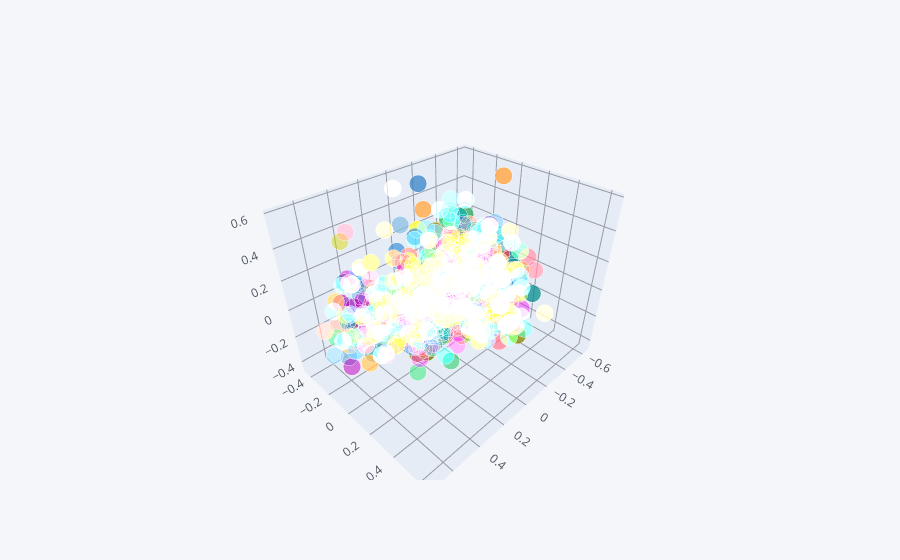

Notebook code cell kept with this figure:
### Code cell
Xp.sample(frac=0.05).iplot(kind="scatter3d", mode="markers", x="p1", y="p2", z="p3")

### Figure 1 — Plotly figure (JSON) as saved in the notebook; plotly's stock layout.template omitted (floating-point values rounded to 4 significant figures; data arrays with more than 128 entries replaced by an {"elided": "..."} marker saying what was removed)
{"data": [{"marker": {"color": {"elided": "724 str values"}, "opacity": 0.8, "size": {"elided": "724 int values"}, "symbol": "circle"}, "mode": "markers", "text": {"elided": "724 str values"}, "type": "scatter3d", "x": {"elided": "724 float values"}, "y": {"elided": "724 float values"}, "z": {"elided": "724 float values"}}], "layout": {"legend": {"bgcolor": "#F5F6F9", "font": {"color": "#4D5663"}}, "paper_bgcolor": "#F5F6F9", "plot_bgcolor": "#F5F6F9", "scene": {"xaxis": {"gridcolor": "#9499A3", "showgrid": true, "tickfont": {"color": "#4D5663"}, "title": {"font": {"color": "#4D5663"}, "text": ""}, "zerolinecolor": "#9499A3"}, "yaxis": {"gridcolor": "#9499A3", "showgrid": true, "tickfont": {"color": "#4D5663"}, "title": {"font": {"color": "#4D5663"}, "text": ""}, "zerolinecolor": "#9499A3"}, "zaxis": {"gridcolor": "#9499A3", "showgrid": true, "tickfont": {"color": "#4D5663"}, "title": {"font": {"color": "#4D5663"}, "text": ""}, "zerolinecolor": "#9499A3"}}, "title": {"font": {"color": "#4D5663"}}}}
